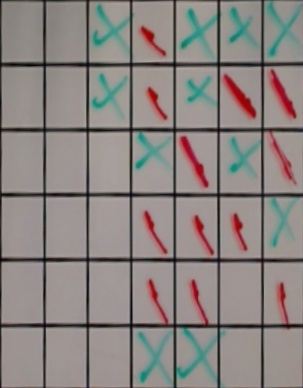
#> input picture win_für_algottest.jpg, 303 x 388 px
$ python 'grid copy.py' '../win_für_algottest.jpg'
#> lines starting #> are read from the running program, lines starting #| are printed output that depends on the picture; after the words box and inside, x2 and y2 are one past the last pixel; in counts of white or black regions, pixels touching at a corner belong together
#> in find_grid, img is the input picture: shape (388, 303, 3); mean B, G, R 129.8, 132.7, 139.6
"""Try to find a grid (or a chessboard) in the given image.
"""
import sys
from copy import deepcopy

import cv2
import math
import itertools
import imutils
import numpy as np
from numpy.linalg import norm
from matplotlib import pyplot as plt


class GridFinderException(Exception):
    """Exception thrown by GridFinder when somethings wrong"""
    pass


class DebugUI(object):
    """Build a debug user interface showing each step of the grid finding
    process.
    """

    def __init__(self):
        self.plot_number = 0

    # [76 lines left out: functions draw_target_points, draw_interesting_lines, draw_grid, draw_flat_grid, show, show_all, not called in this run]


class LinePattern(object):
    """Represents a repetitive line pattern, with `start` and `step`:
    `start` being where the pattern starts, and `step`, the space
    between each lines.
    """

    def __init__(self, start, step):
        self.start = start % step
        self.step = step

    def __str__(self):
        return "<LinePattern {} {}>".format(self.start, self.step)

    def coordinates_up_to(self, maximum):
        """Generator to give position of each line in this pattern up to a
        given maximum.
        """
        yield from ((x, self.step) for x in
                    range(self.start, maximum, self.step))

    # [21 lines left out: function infer, not called in this run]


class Grid(object):
    """Given the result of a cv2.Canny, find a grid in the given image.
    The grid have no start and no end, only a "cell width" and an
    anchor (an intersection, so you can anlign the grid with the image).
    Exposes a list of columns (x, width) and a list of rows (y, height),
    as self.all_x and self.all_y.
    Exposes a all_cells() method, yielding every cells as tuples
    of (x, y, width, height).
    And a draw(self, image, color=(255, 0, 0), thickness=2) method,
    to draw the grid on a given image, usefull to check for correctness.
    """

    def __init__(self, edges):
        self.lines = lines = self.keep_lines(edges)
        self.columns = columns = self.keep_cols(edges)
        print(edges.shape)
        min_x_step = int(edges.shape[0] / 50)
        min_y_step = int(edges.shape[1] / 50)
        #self.xpattern = LinePattern.infer(np.sum(lines, axis=1), min_x_step)
        #self.ypattern = LinePattern.infer(np.sum(columns, axis=0), min_y_step)
        self.xpattern = LinePattern(0, int(edges.shape[0] / 6))
        self.ypattern = LinePattern(0, int(edges.shape[1] / 7))

        #self.all_x = list(self.xpattern.coordinates_up_to(edges.shape[1])
        self.all_x = list(self.xpattern.coordinates_up_to(int(edges.shape[0] / 6) * 6))
        #self.all_y = list(self.ypattern.coordinates_up_to(edges.shape[1]))
        self.all_y = list(self.ypattern.coordinates_up_to(int(edges.shape[1] / 7) * 7))

    @staticmethod
    def keep_lines(array):
        """
        Apply a sliding window to each lines, only keep pixels surrounded
        by 4 pixels, so only keep sequences of 5 pixels minimum.
        """
        nRows = 6
        out = array.copy()
        width = int(array.shape[0] / nRows)
        print('Grid-Breite: ' + str(width))
        for x in range(array.shape[0]):
            isLine = x % width == 0
            print('Line bei x = ' + str(x), (isLine and x < nRows * width) or x == array.shape[0]-1)
            for y in range(array.shape[1]):
                #if y > 0 and y + 1 < array.shape[1]:
                    #if x % width == 0:
                        #for y in range(array.shape[1]):
                out[x, y] = int((isLine and x < nRows * width) or x == array.shape[0]-1) * 255
                    #else:
                        #out[x, y] = 0
                    #out[x, y] = min(
                     #               array[x][y - 1],
                      #              array[x][y],
                    #             array[x][y + 1])
        return out

    @staticmethod
    def keep_cols(array):
        """
        Apply a sliding window to each column, only keep pixels surrounded
        by 4 pixels, so only keep sequences of 5 pixels minimum.
        """
        nCols = 7
        out = array.copy()
        height = int(array.shape[1] / nCols)
        #for y in range(array.shape[1]):
            #for x in range(array.shape[0]):
                #if x > 0 and x + 1 < array.shape[0]:
                   # out[x, y] = min(
                    #                array[x - 1][y],
                     #               array[x][y],
                      #              array[x + 1][y])
        print('Grid-Höhe: ' + str(height))
        for y in range(array.shape[1]):
            isLine = y % height == 0
            print('Line bei y = ' + str(y), (isLine and y < nCols * height) or y == array.shape[1]-1)
            for x in range(array.shape[0]):
                out[x, y] = int((isLine and y < nCols * height) or y == array.shape[1]-1) * 255
        return out

    # [127 lines left out: functions cells_line_by_line, cells_column_by_column, all_cells, draw, __str__, angle_between and 3 more, not called in this run]


def parse_args(args=None):
    """Return parsed arguments from command line"""
    from argparse import ArgumentParser
    parser = ArgumentParser(description='Grid finder')
    parser.add_argument('file', help='Input image')
    parser.add_argument('--test', help='Run doctests', action='store_true')
    parser.add_argument('--debug',
                        help='Using matplotlib, display information '
                             'about each step of the process.',
                        action='store_true')
    parser.add_argument('--verbose', '-v',
                        help='Use more verbose, a bit less parsable output',
                        action='store_true')
    parser.add_argument('--json', help='Print the grid in json',
                        action='store_true')
    parser.add_argument('--term', help='Print the grid as colored brackets',
                        action='store_true')
    parser.add_argument('--imwrite', help='Write a clean image of the grid')

    parser.add_argument('--hc', help='Color of the human player.'
                                     'Default = red', default='red')
    parser.add_argument('--rc', help='Color of the robot player.'
                                     'Default = green', default='green')
    parser.add_argument('--bb', help='Buffer to add around detected rectangle to improve grid detection.'
                                     'Default = 1', default='1')
    parser.add_argument('--resize', help='Resizes the input image for better performance.'
                                         'Default = 500', default='500')
    parser.add_argument('--saturation', help='Modify the saturation of the input image.'
                                             'Default = 1', default='1')
    if args is None:
        return parser.parse_args()
    return parser.parse_args(args)


# [68 lines left out: functions line_length, find_lines, draw_lines, warp_image, not called in this run]


def four_point_transform(image, pts):
    # obtain a consistent order of the points and unpack them
    # individually
    rect = order_points(pts)
    (tl, tr, br, bl) = rect

    # warp_image(image, tl, tr, br, bl)
    # compute the width of the new image, which will be the
    # maximum distance between bottom-right and bottom-left
    # x-coordiates or the top-right and top-left x-coordinates
    widthA = np.sqrt(((br[0] - bl[0]) ** 2) + ((br[1] - bl[1]) ** 2))
    widthB = np.sqrt(((tr[0] - tl[0]) ** 2) + ((tr[1] - tl[1]) ** 2))
    maxWidth = max(int(widthA), int(widthB))
    # compute the height of the new image, which will be the
    # maximum distance between the top-right and bottom-right
    # y-coordinates or the top-left and bottom-left y-coordinates
    heightA = np.sqrt(((tr[0] - br[0]) ** 2) + ((tr[1] - br[1]) ** 2))
    heightB = np.sqrt(((tl[0] - bl[0]) ** 2) + ((tl[1] - bl[1]) ** 2))
    maxHeight = max(int(heightA), int(heightB))

    converted_red_pixel_value = [0, 0]
    converted_green_pixel_value = [maxWidth, 0]
    converted_black_pixel_value = [0, maxHeight]
    converted_blue_pixel_value = [maxWidth, maxHeight]

    point_matrix = np.float32([tl, tr, br, bl])

    # Convert points
    converted_points = np.float32([converted_red_pixel_value, converted_green_pixel_value, converted_black_pixel_value,
                                   converted_blue_pixel_value])

    # perspective transform
    perspective_transform = cv2.getPerspectiveTransform(point_matrix, converted_points)
    img_Output = cv2.warpPerspective(image, perspective_transform, (maxWidth, maxHeight))
    return img_Output


# [204 lines left out: functions print_grid_to_term, grid_as_json, color_to_player, write_grid_in_file, find_base_color, increase_brightness and 4 more, not called in this run]


def order_points(pts):
    most_left_top_to_bottom = sorted(sorted(pts, key=lambda element: (element[0][0], element[0][1]))[:2],
                                     key=lambda element: (element[0][1]))[:2]
    most_right_top_to_bottom = sorted(sorted(pts, key=lambda element: (element[0][0], element[0][1]))[2:4],
                                      key=lambda element: (element[0][1]))[:2]

    rect = np.zeros((4, 2), dtype="float32")
    rect[0] = most_left_top_to_bottom[0]  # Top left
    rect[1] = most_right_top_to_bottom[0]  # Top right
    rect[2] = most_left_top_to_bottom[1]  # Bottom left
    rect[3] = most_right_top_to_bottom[1]  # Bottom right
    return rect


def find_outer_bounds(img, border_buffer=1):
#> called with border_buffer = 1
    gray = cv2.cvtColor(img, cv2.COLOR_BGR2GRAY)
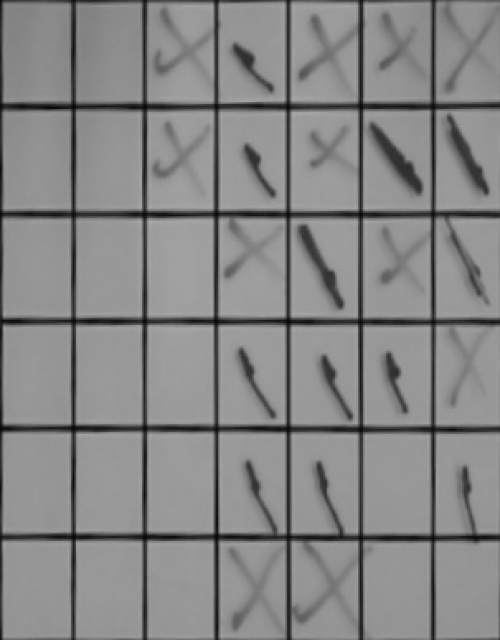
#> gray: shape (640, 500); min 5, max 171, mean 134.4
    blur = cv2.GaussianBlur(gray, (7, 7), 0)
    thresh = cv2.adaptiveThreshold(blur, 255, 1, 1, 11, 2)
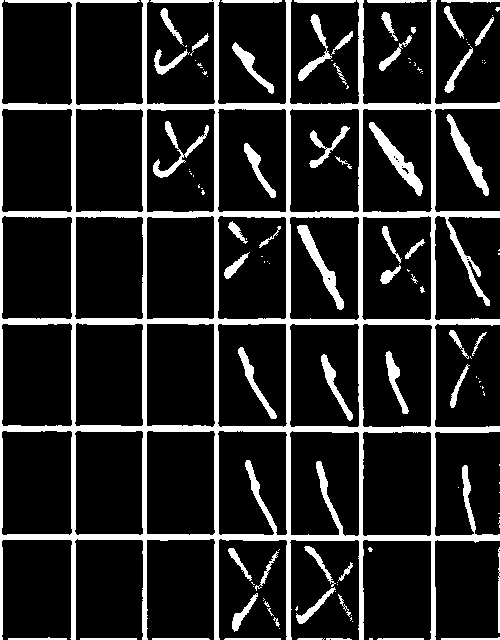
#> thresh: shape (640, 500); 15.6% white; 126 white regions (70 under 20 px)
    contours, _ = cv2.findContours(thresh, cv2.RETR_TREE, cv2.CHAIN_APPROX_SIMPLE)
#> contours = 188 contours, 113 with area under 20; largest, box (x1, y1, x2, y2) and area: (0, 0, 500, 640) 197438, (1, 430, 73, 536) 7154, (362, 431, 432, 537) 7117, (362, 108, 433, 213) 7084, (1, 108, 73, 213) 7076
    max_area = 0
    c = 0
    for i in contours:
        area = cv2.contourArea(i)
        if area > 1000:
            if area > max_area:
                max_area = area
                best_cnt = i
        c += 1
#> this loop made 188 passes
#> (area, max_area) on pass 120: (197438.5, 197438.5)
#> after the loop, best_cnt = contour of 714 points, box (x1, y1, x2, y2) (0, 0, 500, 640), area 197438; c = 188; max_area = 197438.5

    mask = np.zeros(gray.shape, np.uint8)
    cv2.drawContours(mask, [best_cnt], 0, 255, -1)
#> mask: shape (640, 500); 62.6% white; 19 black regions (1 under 20 px), largest, box (x1, y1, x2, y2) and area: (290, 0, 359, 104) 6973, (363, 0, 431, 104) 6960, (218, 0, 286, 104) 6913
    cv2.drawContours(mask, [best_cnt], 0, 0, 2)
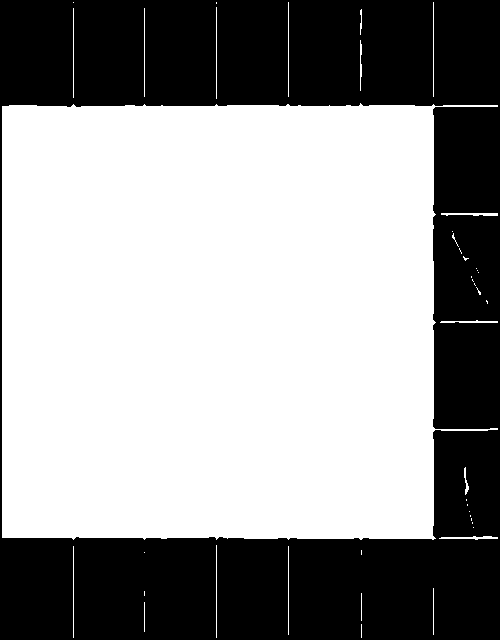
#> mask: shape (640, 500); 58.9% white; 1 black region, box (x1, y1, x2, y2) and area: (0, 0, 500, 640) 131372

    out = np.zeros_like(gray)
    out[mask == 255] = gray[mask == 255]
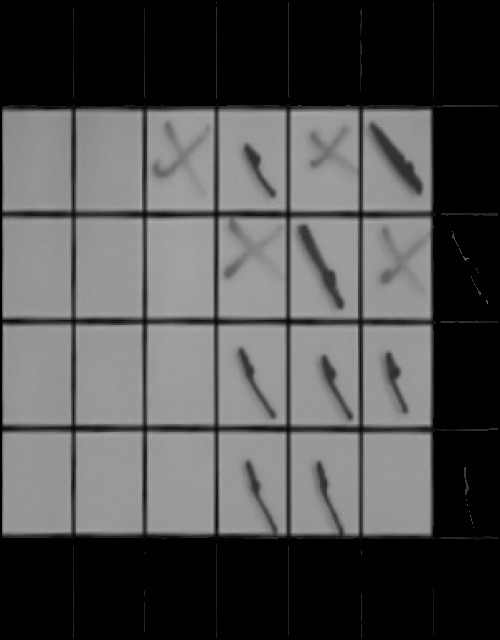
#> out: shape (640, 500); min 0, max 171, mean 79

    # Get the corners of our grid
    corners = cv2.goodFeaturesToTrack(mask, 4, 0.1, 100)
#> corners = [[497, 214], [216, 538], [360, 104], [435, 538]]

    # Abort execution if no rectangle could be found
    if corners is None or len(corners) < 4:
        return False, _, _, _, _, _

    # Sort the corners
    most_left_top_to_bottom = sorted(sorted(corners, key=lambda element: (element[0][0], element[0][1]))[:2],
                                     key=lambda element: (element[0][1]))[:2]
#> most_left_top_to_bottom = [[[360, 104]], [[216, 538]]]
    most_right_top_to_bottom = sorted(sorted(corners, key=lambda element: (element[0][0], element[0][1]))[2:4],
                                      key=lambda element: (element[0][1]))[:2]
#> most_right_top_to_bottom = [[[497, 214]], [[435, 538]]]

    corners = deepcopy(corners)
    corners[0] = deepcopy(most_left_top_to_bottom[0])  # top left
    corners[1] = deepcopy(most_right_top_to_bottom[0])  # top right
    corners[2] = deepcopy(most_right_top_to_bottom[1])  # bottom right
    corners[3] = deepcopy(most_left_top_to_bottom[1])  # bottom left

    # Move corners slightly to create a buffer in order to improve grid detection
    corners[0][0][0] -= border_buffer
    corners[0][0][1] -= border_buffer
    corners[1][0][0] += border_buffer
    corners[1][0][1] -= border_buffer
    corners[2][0][0] += border_buffer
    corners[2][0][1] += border_buffer
    corners[3][0][0] -= border_buffer
    corners[3][0][1] += border_buffer

    # Create our warped image
    warped = four_point_transform(img, corners)
#> in order_points, `most_left_top_to_bottom = sorted(sorted(pts, key=lambda element: (elem..`: most_left_top_to_bottom = [[[359, 103]], [[215, 539]]]
#> in order_points, `most_right_top_to_bottom = sorted(sorted(pts, key=lambda element: (ele..`: most_right_top_to_bottom = [[[498, 213]], [[436, 539]]]
#> in four_point_transform, `rect = order_points(pts)`: rect = [[359, 103], [498, 213], [215, 539], [436, 539]]
#> in four_point_transform, `(tl, tr, br, bl) = rect`: tl = [359, 103]; tr = [498, 213]; br = [215, 539]; bl = [436, 539]
#> in four_point_transform, `widthA = np.sqrt(((br[0] - bl[0]) ** 2) + ((br[1] - bl[1]) ** 2))`: widthA = 221
#> in four_point_transform, `widthB = np.sqrt(((tr[0] - tl[0]) ** 2) + ((tr[1] - tl[1]) ** 2))`: widthB = 177.3
#> in four_point_transform, `maxWidth = max(int(widthA), int(widthB))`: maxWidth = 221
#> in four_point_transform, `heightA = np.sqrt(((tr[0] - br[0]) ** 2) + ((tr[1] - br[1]) ** 2))`: heightA = 431.7
#> in four_point_transform, `heightB = np.sqrt(((tl[0] - bl[0]) ** 2) + ((tl[1] - bl[1]) ** 2))`: heightB = 442.7
#> in four_point_transform, `maxHeight = max(int(heightA), int(heightB))`: maxHeight = 442
#> in four_point_transform, `converted_green_pixel_value = [maxWidth, 0]`: converted_green_pixel_value = [221, 0]
#> in four_point_transform, `converted_black_pixel_value = [0, maxHeight]`: converted_black_pixel_value = [0, 442]
#> in four_point_transform, `converted_blue_pixel_value = [maxWidth, maxHeight]`: converted_blue_pixel_value = [221, 442]
#> in four_point_transform, `point_matrix = np.float32([tl, tr, br, bl])`: point_matrix = [[359, 103], [498, 213], [215, 539], [436, 539]]
#> in four_point_transform, `converted_points = np.float32([converted_red_pixel_value, converted_gr..`: converted_points = [[0, 0], [221, 0], [0, 442], [221, 442]]
#> in four_point_transform, `perspective_transform = cv2.getPerspectiveTransform(point_matrix, conv..`: perspective_transform = [[0.557, 0.184, -219], [-0.52, 0.657, 118.9], [-0.00118, 0.00013, 1]]
#> in four_point_transform, `img_Output = cv2.warpPerspective(image, perspective_transform, (maxWid..`:
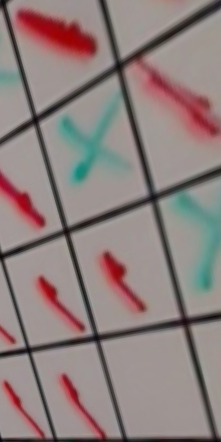
#> img_Output: shape (442, 221, 3); mean B, G, R 125.4, 127.3, 141.7
    cv2.imwrite('/home/test/Bildverarbeitung/warped.jpg', warped)
    return True, warped, corners[0], corners[1], corners[2], corners[3]


def find_grid(filename: str, resize: int, border_buffer: int):
    """Find a grid pattern in the given file.
    Returns a tuple containing a flattened image so the found grid is
    now a rectangle, and a `Grid` object representing the found grid.
    """
    img = cv2.imread(filename)
    img = imutils.resize(img, resize)
    found, new_img, top_left, top_right, bottom_right, bottom_left = find_outer_bounds(img, border_buffer)
#> found = True; top_left = [[359, 103]]; top_right = [[498, 213]]; bottom_right = [[436, 539]]; bottom_left = [[215, 539]]
    warped_edges = cv2.Canny(new_img, 100, 200)
#> warped_edges: shape (442, 221); 5.5% white in thin lines or dots
    grid = Grid(warped_edges)
#| Grid-Breite: 73
#> after the loop in keep_lines, `for x in range(array.shape[0]):`:
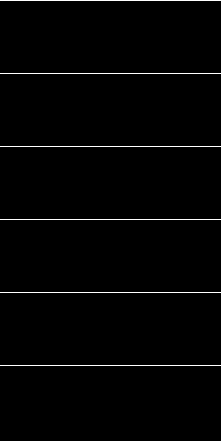
#> out: shape (442, 221); 1.6% white in thin lines or dots
#> after the loop in keep_cols, `for y in range(array.shape[1]):`:
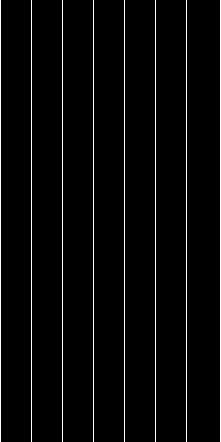
#> out: shape (442, 221); 3.6% white in thin lines or dots
    return new_img, grid


def json(arguments):
    arguments.append('--json')
    return _run(parse_args(arguments))

def _run(args):
    img, grid = find_grid(args.file, int(args.resize), int(args.bb))

    if args.term:
        print_grid_to_term(img, grid)
    if args.json:
        return grid_as_json(img, grid, args.hc, args.rc, float(args.saturation))
    if args.imwrite:
        write_grid_in_file(img, grid, args.imwrite, float(args.saturation))


def run(arguments):
    _run(parse_args(arguments))


def _main():
    """Run from command line, parsing command line arguments"""
    _run(parse_args())


if __name__ == '__main__':
    _main()

$ run again, on fehler,dreiFelder Rechts.jpg
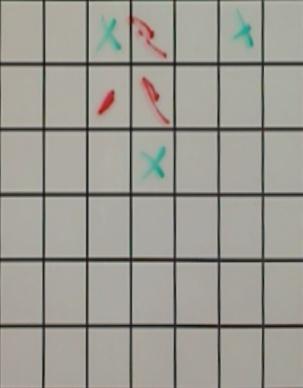
#> input picture fehler,dreiFelder Rechts.jpg, 303 x 388 px
#> in find_grid, img is the input picture: shape (388, 303, 3); mean B, G, R 147.8, 155.8, 157.6
#> img: shape (640, 500, 3)
#> in find_outer_bounds, `thresh = cv2.adaptiveThreshold(blur, 255, 1, 1, 11, 2)`:
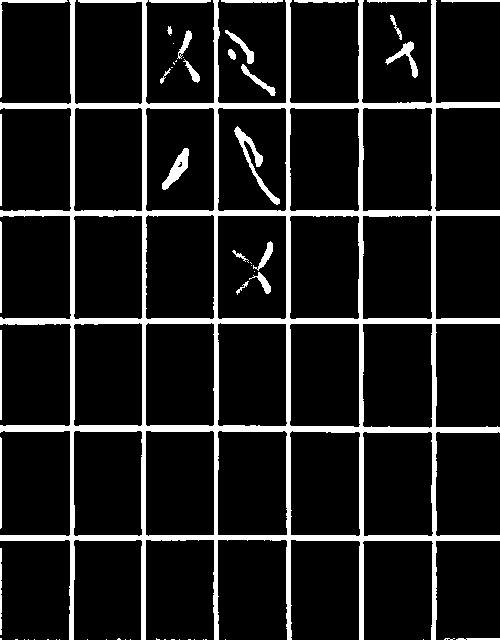
#> thresh: shape (640, 500); 11.7% white; 60 white regions (32 under 20 px)
#> contours = 85 contours, 38 with area under 20; largest, box (x1, y1, x2, y2) and area: (0, 0, 500, 640) 167646, (145, 430, 215, 537) 7184, (362, 323, 433, 429) 7180, (217, 430, 288, 536) 7168, (289, 430, 361, 537) 7164
#> the loop in find_outer_bounds, `for i in contours:` made 85 passes
#> (area, max_area) on pass 54: (167646.5, 167646.5)
#> after the loop in find_outer_bounds, `for i in contours:`: best_cnt = contour of 535 points, box (x1, y1, x2, y2) (0, 0, 500, 640), area 167646; c = 85; max_area = 167646.5
#> corners = [[71, 538], [70, 105], [433, 104], [361, 540]]
#> in find_outer_bounds, `most_left_top_to_bottom = sorted(sorted(corners, key=lambda element: (..`: most_left_top_to_bottom = [[[70, 105]], [[71, 538]]]
#> in find_outer_bounds, `most_right_top_to_bottom = sorted(sorted(corners, key=lambda element: ..`: most_right_top_to_bottom = [[[433, 104]], [[361, 540]]]
#> in order_points, `most_left_top_to_bottom = sorted(sorted(pts, key=lambda element: (elem..`: most_left_top_to_bottom = [[[69, 104]], [[70, 539]]]
#> in order_points, `most_right_top_to_bottom = sorted(sorted(pts, key=lambda element: (ele..`: most_right_top_to_bottom = [[[434, 103]], [[362, 541]]]
#> rect = [[69, 104], [434, 103], [70, 539], [362, 541]]
#> tl = [69, 104]; tr = [434, 103]; br = [70, 539]; bl = [362, 541]
#> widthA = 292
#> widthB = 365
#> heightA = 568
#> heightB = 526.1
#> maxHeight = 567
#> converted_green_pixel_value = [365, 0]
#> converted_black_pixel_value = [0, 567]
#> converted_blue_pixel_value = [365, 567]
#> point_matrix = [[69, 104], [434, 103], [70, 539], [362, 541]]
#> converted_points = [[0, 0], [365, 0], [0, 567], [365, 567]]
#> perspective_transform = [[0.964, -0.00222, -66.26], [0.00274, 0.998, -104], [1.99e-05, -0.000437, 1]]
#> found = True; top_left = [[69, 104]]; top_right = [[434, 103]]; bottom_right = [[362, 541]]; bottom_left = [[70, 539]]
#> warped_edges: shape (567, 365); 4.5% white in thin lines or dots
#| Grid-Breite: 94
#> after the loop in keep_cols, `for y in range(array.shape[1]):`:
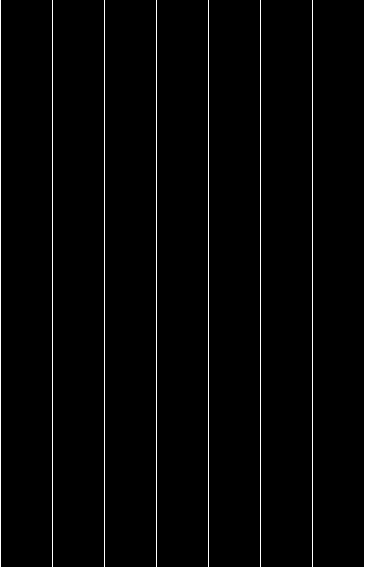
#> out: shape (567, 365); 2.2% white in thin lines or dots
